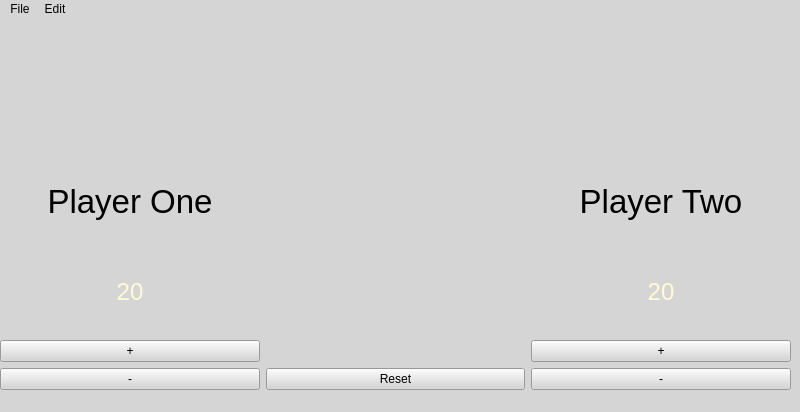
<?xml version="1.0" encoding="UTF-8"?>
<ui version="4.0">
 <class>MainWindow</class>
 <widget class="QMainWindow" name="MainWindow">
  <property name="geometry">
   <rect>
    <x>0</x>
    <y>0</y>
    <width>800</width>
    <height>412</height>
   </rect>
  </property>
  <property name="windowTitle">
   <string>MainWindow</string>
  </property>
  <property name="styleSheet">
   <string notr="true">background-color: rgb(213, 213, 213);</string>
  </property>
  <widget class="QWidget" name="centralwidget">
   <widget class="QWidget" name="gridLayoutWidget">
    <property name="geometry">
     <rect>
      <x>0</x>
      <y>140</y>
      <width>791</width>
      <height>231</height>
     </rect>
    </property>
    <layout class="QGridLayout" name="gridLayout">
     <item row="1" column="1">
      <widget class="QLabel" name="playerOneCounter_label">
       <property name="font">
        <font>
         <pointsize>18</pointsize>
        </font>
       </property>
       <property name="styleSheet">
        <string notr="true">background-image: url(:/images/imgs/Untitled-1.png);
color: rgb(255, 251, 213);</string>
       </property>
       <property name="text">
        <string>20</string>
       </property>
       <property name="alignment">
        <set>Qt::AlignCenter</set>
       </property>
      </widget>
     </item>
     <item row="0" column="1">
      <widget class="QLabel" name="playerOne_label">
       <property name="font">
        <font>
         <pointsize>25</pointsize>
        </font>
       </property>
       <property name="text">
        <string>Player One</string>
       </property>
       <property name="alignment">
        <set>Qt::AlignCenter</set>
       </property>
      </widget>
     </item>
     <item row="3" column="1">
      <widget class="QPushButton" name="TakeLife01_pushButton">
       <property name="text">
        <string>-</string>
       </property>
      </widget>
     </item>
     <item row="1" column="3">
      <widget class="QLabel" name="PlayerTwoCounter_label">
       <property name="font">
        <font>
         <pointsize>18</pointsize>
        </font>
       </property>
       <property name="styleSheet">
        <string notr="true">background-image: url(:/images/imgs/Untitled-1.png);
color: rgb(255, 251, 213);</string>
       </property>
       <property name="text">
        <string>20</string>
       </property>
       <property name="alignment">
        <set>Qt::AlignCenter</set>
       </property>
      </widget>
     </item>
     <item row="3" column="3">
      <widget class="QPushButton" name="TakeLife02_pushButton">
       <property name="text">
        <string>-</string>
       </property>
      </widget>
     </item>
     <item row="0" column="3">
      <widget class="QLabel" name="playerTwo_label">
       <property name="font">
        <font>
         <pointsize>25</pointsize>
        </font>
       </property>
       <property name="text">
        <string>Player Two</string>
       </property>
       <property name="alignment">
        <set>Qt::AlignCenter</set>
       </property>
      </widget>
     </item>
     <item row="2" column="3">
      <widget class="QPushButton" name="AddLife02_pushButton">
       <property name="text">
        <string>+</string>
       </property>
      </widget>
     </item>
     <item row="2" column="1">
      <widget class="QPushButton" name="AddLife01_pushButton">
       <property name="enabled">
        <bool>true</bool>
       </property>
       <property name="text">
        <string>+</string>
       </property>
      </widget>
     </item>
     <item row="3" column="2">
      <widget class="QPushButton" name="reset_pushButton">
       <property name="text">
        <string>Reset</string>
       </property>
      </widget>
     </item>
    </layout>
   </widget>
   <widget class="QWidget" name="verticalLayoutWidget">
    <property name="geometry">
     <rect>
      <x>-1</x>
      <y>10</y>
      <width>791</width>
      <height>121</height>
     </rect>
    </property>
    <layout class="QVBoxLayout" name="verticalLayout">
     <item>
      <widget class="QLabel" name="Title_label">
       <property name="font">
        <font>
         <pointsize>25</pointsize>
        </font>
       </property>
       <property name="styleSheet">
        <string notr="true">background-image: url(:/images/imgs/magicLogo.png);</string>
       </property>
       <property name="text">
        <string/>
       </property>
       <property name="alignment">
        <set>Qt::AlignCenter</set>
       </property>
       <property name="margin">
        <number>2</number>
       </property>
      </widget>
     </item>
    </layout>
   </widget>
  </widget>
  <widget class="QMenuBar" name="menubar">
   <property name="geometry">
    <rect>
     <x>0</x>
     <y>0</y>
     <width>800</width>
     <height>21</height>
    </rect>
   </property>
   <widget class="QMenu" name="menuFile">
    <property name="title">
     <string>File</string>
    </property>
    <addaction name="actionQuit"/>
   </widget>
   <widget class="QMenu" name="menuEdit">
    <property name="title">
     <string>Edit</string>
    </property>
    <addaction name="settings_action"/>
   </widget>
   <addaction name="menuFile"/>
   <addaction name="menuEdit"/>
  </widget>
  <widget class="QStatusBar" name="statusbar"/>
  <action name="actionQuit">
   <property name="text">
    <string>Quit</string>
   </property>
  </action>
  <action name="settings_action">
   <property name="text">
    <string>Settings</string>
   </property>
  </action>
 </widget>
 <resources>
  <include location="resources.qrc"/>
 </resources>
 <connections/>
</ui>
